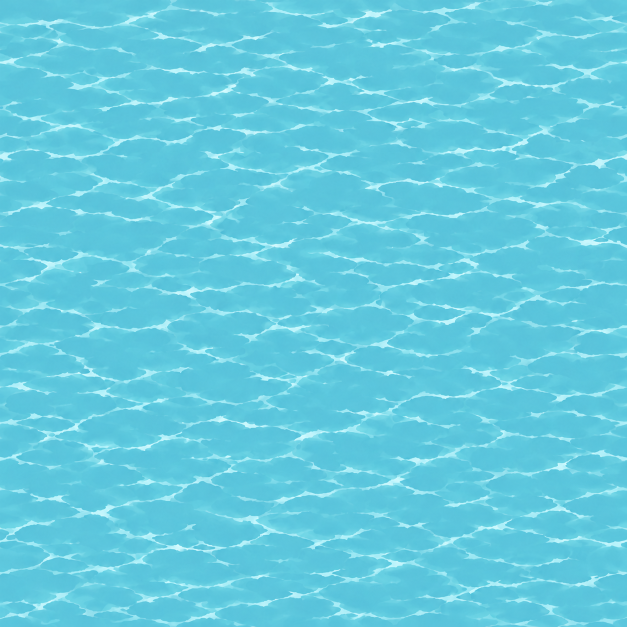
#> input picture app/app-dev/scripts/source-art/island-ocean/day.png, 1254 x 1254 px (shown at 1/2 size)
$ python build-island-ocean.py
#> lines starting #> are read from the running program, lines starting #| are printed output that depends on the picture
"""Bake approved ocean artwork and alpha-only island cutouts. No generated RGB enters terrain.

Run with the requirements-tile-atlas.txt environment, then build-tile-atlas.py.
--check compares decoded pixels, independent of PNG compression.
"""
import argparse
import tempfile
from pathlib import Path

import numpy as np
from PIL import Image

ROOT = Path(__file__).resolve().parents[1]
SOURCE = ROOT / 'scripts/source-art/island-ocean'
ASSETS = ROOT / 'src/assets/backgrounds'
OUTPUT = ASSETS / 'island/ocean'


def terrain(base, cutout):
    original = Image.open(base).convert('RGBA')
    alpha = Image.open(cutout).convert('RGBA').getchannel('A')
    if original.size != alpha.size:
        raise ValueError(f'Cutout must align with original: {original.size} != {alpha.size}')
    # The approved cutout has alpha 253/254 on solid interiors. Make these opaque;
    # retain the soft shoreline fringe. The original RGB is never resampled.
    alpha = alpha.point(lambda a: 255 if a >= 248 else a)
    original.putalpha(alpha)
    return original


def periodic_water(source, overlap=64):
    """Overlap opposite edge strips without reflection; output is a periodic texture.

    The wrap transition is distributed over 64 source pixels (about 28 world px).
    Central artwork is untouched. Horizontal then vertical blending also handles corners.
    """
#> called with overlap = 64
    a = np.asarray(Image.open(source).convert('RGB'), dtype=np.float64)
    for axis in (1, 0):
        a = np.swapaxes(a, 0, axis)
        n = a.shape[0] - overlap
        t = (np.arange(overlap) + 0.5) / overlap
        t = (0.5 - 0.5 * np.cos(np.pi * t))[:, None, None]
        seam = a[n:] * (1 - t) + a[:overlap] * t
        a = np.concatenate((seam, a[overlap:n]), axis=0)
        a = np.swapaxes(a, 0, axis)
#> this loop made 2 passes
#> pass 1, in periodic_water, `a = np.swapaxes(a, 0, axis)`:
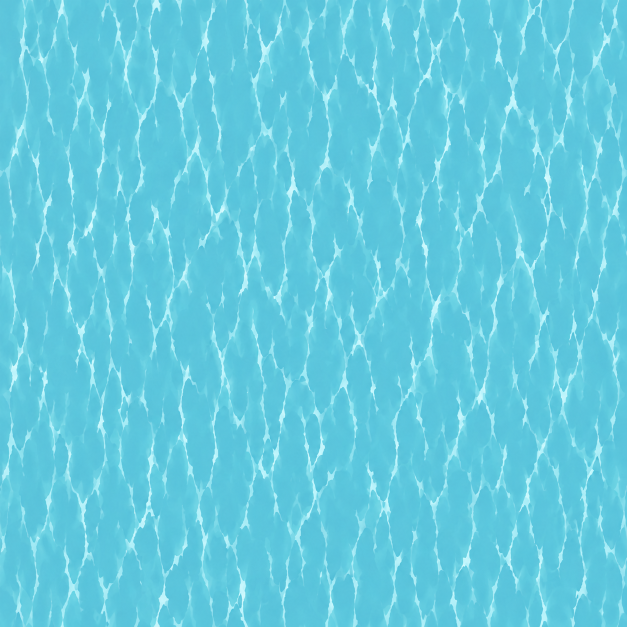
#> a: shape (1254, 1254, 3) float64 (shown at 1/2 size); mean R, G, B 100.1, 202.8, 223.5
#> pass 1, in periodic_water, `seam = a[n:] * (1 - t) + a[:overlap] * t`:
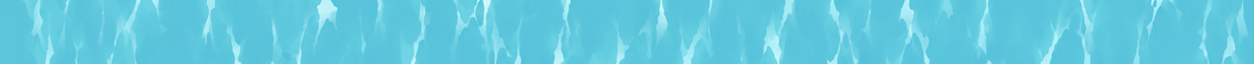
#> seam: shape (64, 1254, 3) float64; mean R, G, B 99.9, 202.5, 223.2
#> pass 1, in periodic_water, `a = np.concatenate((seam, a[overlap:n]), axis=0)`:
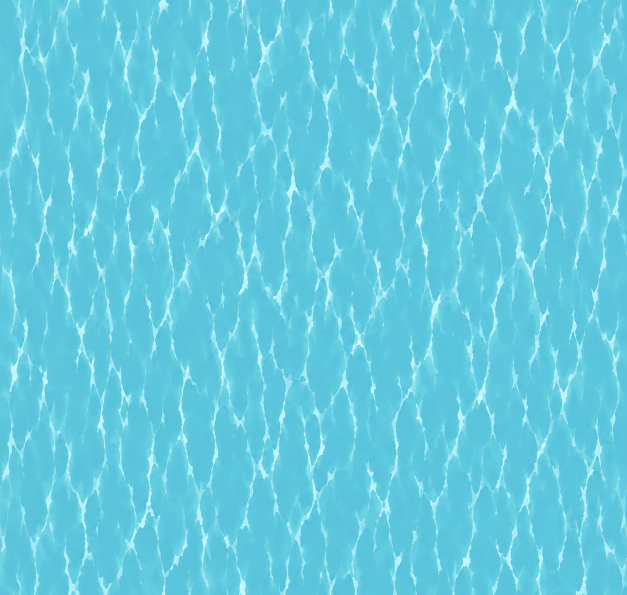
#> a: shape (1190, 1254, 3) float64 (shown at 1/2 size); mean R, G, B 100.1, 202.8, 223.5
#> pass 1, in periodic_water, `a = np.swapaxes(a, 0, axis)`:
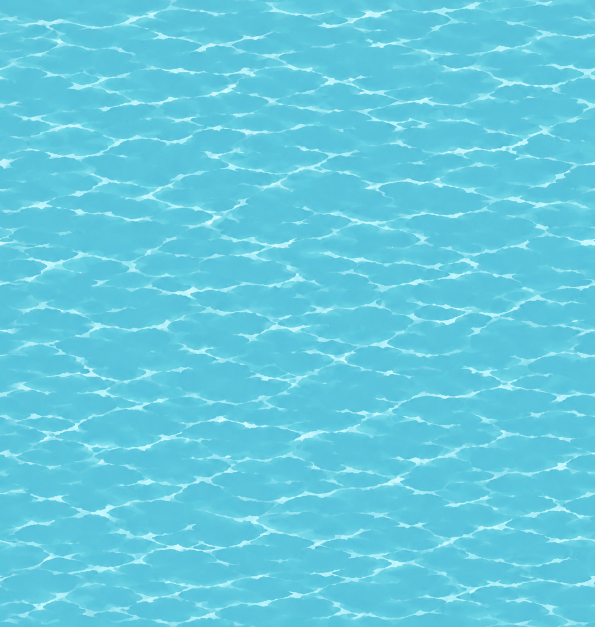
#> a: shape (1254, 1190, 3) float64 (shown at 1/2 size); mean R, G, B 100.1, 202.8, 223.5
#> after the loop:
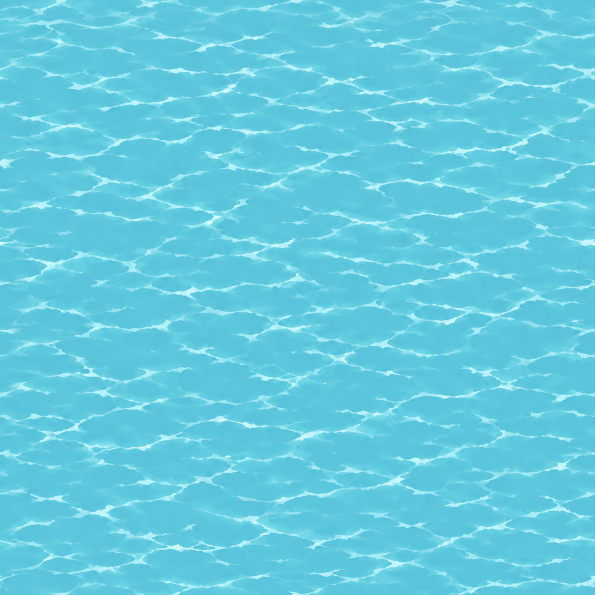
#> a: shape (1190, 1190, 3) float64 (shown at 1/2 size); mean R, G, B 100.1, 202.8, 223.5
    return Image.fromarray(np.clip(np.rint(a), 0, 255).astype('uint8'))


def build(out):
    out.mkdir(parents=True, exist_ok=True)
    images = {}
    for time in ('day', 'night'):
        images[f'{time}.png'] = periodic_water(SOURCE / f'{time}.png')
        images[f'home-{time}.png'] = terrain(ASSETS / f'island/base/{time}.png', SOURCE / 'home-cutout.png')
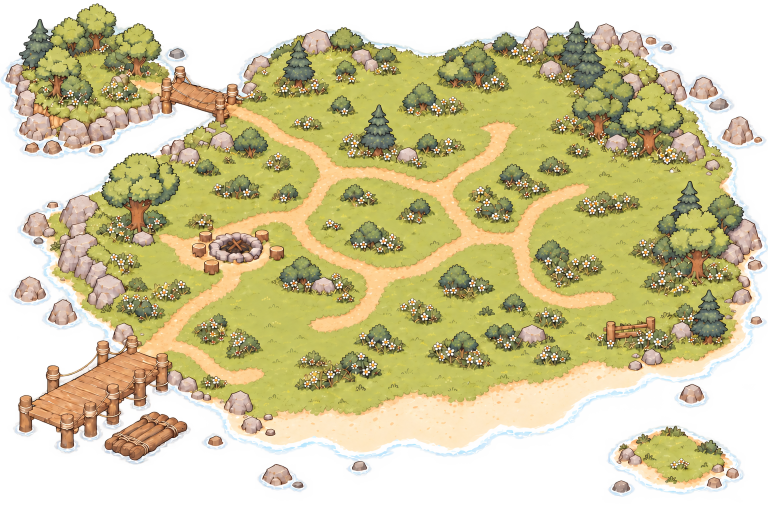
#> input picture app/app-dev/scripts/source-art/island-ocean/home-cutout.png, 1536 x 1024 px (shown at 1/2 size)
#> in terrain, `alpha = Image.open(cutout).convert('RGBA').getchannel('A')`:
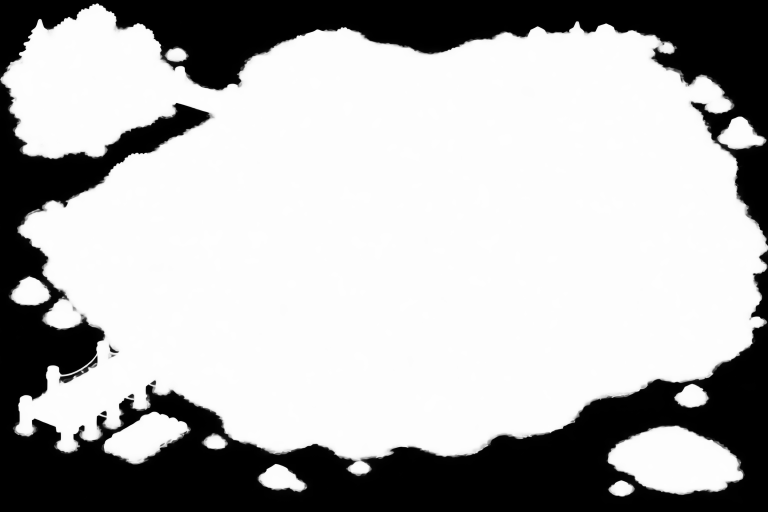
#> alpha: PIL image 1536x1024 L (shown at 1/2 size); min 0, max 254, mean 176.7
    mask = Image.new('RGBA', images['home-day.png'].size, 'white')
    mask.putalpha(images['home-day.png'].getchannel('A'))
    images['home-mask.png'] = mask
    for name, im in images.items():
        im.save(out / name, compress_level=9)
    return images


def main():
    parser = argparse.ArgumentParser(description=__doc__)
    parser.add_argument('--check', action='store_true')
    args = parser.parse_args()
    if not args.check:
        build(OUTPUT)
        return
    with tempfile.TemporaryDirectory() as tmp:
        images = build(Path(tmp))
        for name, expected in images.items():
            actual = Image.open(OUTPUT / name)
            if actual.size != expected.size or actual.tobytes() != expected.tobytes():
                raise SystemExit(f'{name} is stale; run build-island-ocean.py')
    print('Ocean assets match their sources; original terrain RGB is preserved.')


if __name__ == '__main__':
#> (the run stopped early here; a loop or call above may not have finished)
